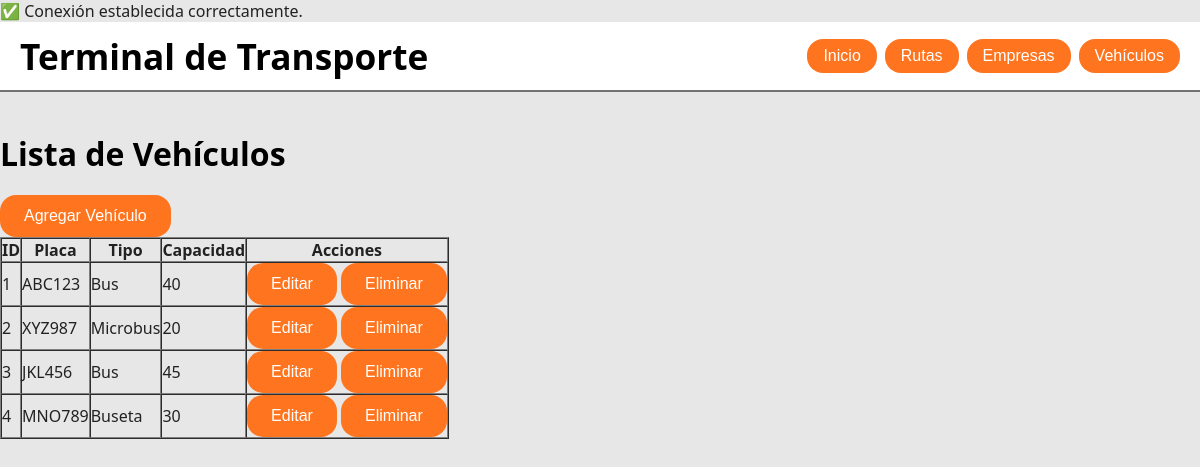
The app's page /pages/vehiculos/ver.php with its own data.
### tables this page shows
CREATE TABLE `vehiculos` (
  `id` int(11) NOT NULL,
  `empresa_id` int(11) DEFAULT NULL,
  `tipo` varchar(50) DEFAULT NULL,
  `placa` varchar(20) DEFAULT NULL,
  `capacidad` int(11) DEFAULT NULL
);

### pages/vehiculos/ver.php (the view, shortened to what this page needs)
<?php include("../../conexion.php"); ?>
<!DOCTYPE html>
<html lang="es">
<head>
  <link rel="stylesheet" href="../../css/styles.css">
</head>
<body>
<nav class="navegacion">
  <h1>Terminal de Transporte</h1>
  <ul>
    <li><a href="../../index.php"><button>Inicio</button></a></li>
    <li><a href="../rutas.php"><button>Rutas</button></a></li>
    <li><a href="../empresas.php"><button>Empresas</button></a></li>
    <li><a href="../vehiculos/vehiculos.php"><button>Vehículos</button></a></li>
  </ul>
</nav>
<main class="container">
  <h2>Lista de Vehículos</h2>
  <a href="agregar.php"><button>Agregar Vehículo</button></a>
  <table border="1" cellpadding="10" cellspacing="0">
    <tr>
      <th>ID</th>
      <th>Placa</th>
      <th>Tipo</th>
      <th>Capacidad</th>
      <th>Acciones</th>
    </tr>
    <?php
    $sql = "SELECT * FROM vehiculos";
    $result = mysqli_query($conn, $sql);
    if (mysqli_num_rows($result) > 0) {
      while ($row = mysqli_fetch_assoc($result)) {
        echo "<tr>
                <td>{$row['id']}</td>
                <td>{$row['placa']}</td>
                <td>{$row['tipo']}</td>
                <td>{$row['capacidad']}</td>
                <td>
                  <a href='editar.php?id={$row['id']}'><button>Editar</button></a>
                  <a href='eliminar.php?id={$row['id']}'><button>Eliminar</button></a>
                </td>
              </tr>";
      }
    } else {
      echo "<tr><td colspan='5'>No hay vehículos registrados.</td></tr>";
    }
    ?>
  </table>
</main>
</body>
</html>

### css/styles.css (style rules this page uses)
* { margin: 0; padding: 0; box-sizing: border-box; }
body { font-family: 'Segoe UI', Arial, sans-serif; background-color: #e7e7e7; color: #222; }
.navegacion { display: flex; justify-content: space-between; align-items: center; background: #ffffff; padding: 10px 20px; border-bottom: #737373 2px solid; }
.navegacion h1 { color: #000000; font-size: 2.2rem; margin: 0; }
.navegacion ul { gap: 8px; display: flex; }
.navegacion ul li button { background-color: #ff751f; color: white; border: none; padding: 8px 16px; border-radius: 16px; cursor: pointer; }
main { max-width: 1200px; margin: 40px auto; min-height: 100vh; }
h2 { color: #000000; margin-bottom: 20px; font-size: 2rem; }
ul { list-style: none; }
button, input[type="submit"] { background-color: #ff751f; color: white; border: none; border-radius: 16px; cursor: pointer; border: none; padding: 12px 24px; font-size: 1rem; transition: background 0.2s; }

### records on screen
vehiculos: id "1", placa "ABC123", tipo "Bus", capacidad "40"
vehiculos: id "2", placa "XYZ987", tipo "Microbus", capacidad "20"
vehiculos: id "3", placa "JKL456", tipo "Bus", capacidad "45"
vehiculos: id "4", placa "MNO789", tipo "Buseta", capacidad "30"
